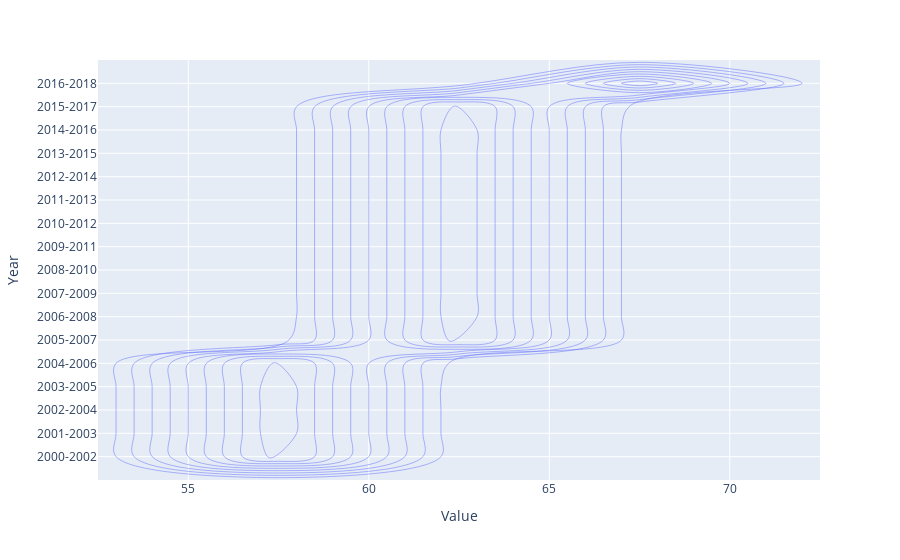

Notebook source saved alongside this figure:
### Code cell
import plotly.express as px
df = pd.read_csv(r'C:\Users\Blue\Desktop\FAOSTAT_Assignment_chilla\pak1.csv')
fig = px.density_contour(df, x="Value", y="Year")
fig.show()

### Figure 1 — Plotly figure (JSON) as saved in the notebook; plotly's stock layout.template omitted (floating-point values rounded to 4 significant figures)
{"data": [{"contours": {"coloring": "none"}, "hovertemplate": "Value=%{x}<br>Year=%{y}<br>count=%{z}<extra></extra>", "legendgroup": "", "line": {"color": "#636efa"}, "name": "", "showlegend": false, "type": "histogram2dcontour", "x": [59.3, 58.7, 58.7, 59, 59.3, 60.4, 61.3, 62.3, 62.7, 63.3, 63.7, 64.3, 64, 63.7, 63.3, 64.4, 65.7], "xaxis": "x", "xbingroup": "x", "y": ["2000-2002", "2001-2003", "2002-2004", "2003-2005", "2004-2006", "2005-2007", "2006-2008", "2007-2009", "2008-2010", "2009-2011", "2010-2012", "2011-2013", "2012-2014", "2013-2015", "2014-2016", "2015-2017", "2016-2018"], "yaxis": "y", "ybingroup": "y"}], "layout": {"legend": {"tracegroupgap": 0}, "margin": {"t": 60}, "xaxis": {"anchor": "y", "domain": [0, 1], "title": {"text": "Value"}}, "yaxis": {"anchor": "x", "domain": [0, 1], "title": {"text": "Year"}}}}
